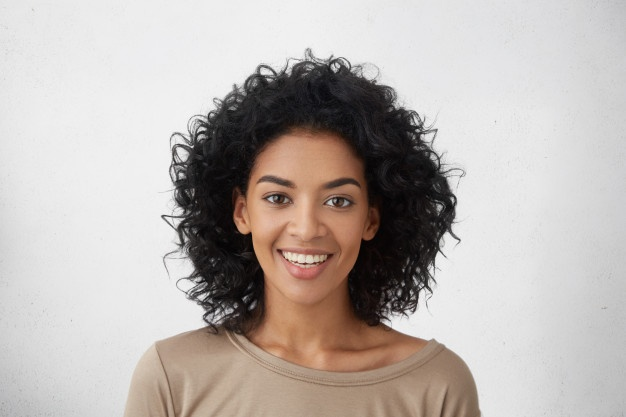
#> input picture portrait.jpg, 626 x 417 px, found by its file name
$ jupyter execute --allow-errors Cartoonifying.ipynb   (older library calls are emulated)
#> lines starting #> are read from the running program, lines starting #| are printed output that depends on the picture; after the words box and inside, x2 and y2 are one past the last pixel; in counts of white or black regions, pixels touching at a corner belong together
<a href="https://colab.research.google.com/github/hana-magdy/cartoonifying/blob/main/Cartoonifying.ipynb" target="_parent"></a>

[cell 1]
import matplotlib.pyplot as plt
import cv2
from google.colab.patches import cv2_imshow
import numpy as np
import sys
import matplotlib.image as mpimg

### Cartoonfying

[cell 2]
def Display_Images(image,grey=0):
  if grey == 0:
    plt.imshow(cv2.cvtColor(image, cv2.COLOR_BGR2RGB))
    plt.axis("off")
    plt.show()
  else:
    plt.imshow(image,cmap = "gray")
    plt.axis("off")
    plt.show()

[cell 3]
def MedianBlurrig(image,filter_size):
  blurred=cv2.medianBlur(image,filter_size)
  return blurred

[cell 4]
def Laplacian_EdgeDetection(image,filter_size):

  laplacian=cv2.Laplacian(image,cv2.CV_64F,ksize=filter_size)
  print("Edges detected with filter size = :",filter_size)
  plt.imshow(laplacian,cmap='gray', vmin=0, vmax=255)
  plt.axis("off")
  plt.show()

  ret, mask = cv2.threshold(laplacian, 127, 255, cv2.THRESH_BINARY_INV)
  print("Edges detected after thresholding with filter size = :",filter_size)
  Display_Images(mask,grey=1)
  return mask

[cell 5]
def Bilateral_Filter(image,filter_size,sigmaColor, sigmaSpace):
  bilateral = cv2.bilateralFilter(image,filter_size, sigmaColor, sigmaSpace)
  return bilateral

[cell 6]
path = r'/content/portrait.jpg'

img_BGR = cv2.imread(path)
#> img_BGR is the input picture: shape (417, 626, 3); mean B, G, R 175.4, 179.6, 187.1
print("Original Image: ")
Display_Images(img_BGR,grey=0)


gray_img = cv2.cvtColor(img_BGR, cv2.COLOR_BGR2GRAY)
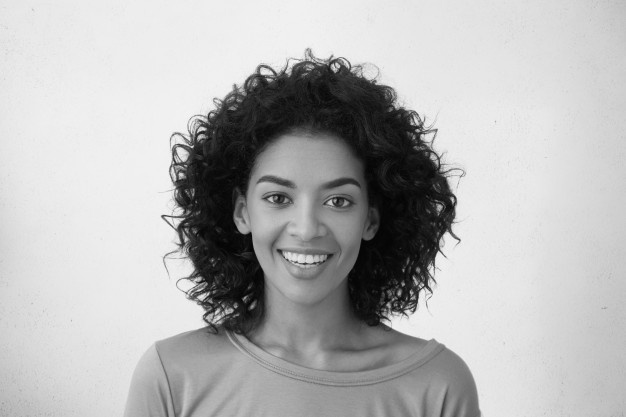
#> gray_img: shape (417, 626); min 0, max 250, mean 181.4
print("Original Image in grayscale: ")
Display_Images(gray_img,grey=1)

[cell 7]
blurred_7=MedianBlurrig(gray_img,7)
print("Image blurred with filter size = 7")
Display_Images(blurred_7,grey=1)

blurred_5=MedianBlurrig(gray_img,5)
print("Image blurred with filter size = 5")
Display_Images(blurred_5,grey=1)

[cell 8]
mask3=Laplacian_EdgeDetection(blurred_5,3)
#> in Laplacian_EdgeDetection, `laplacian=cv2.Laplacian(image,cv2.CV_64F,ksize=filter_size)`:
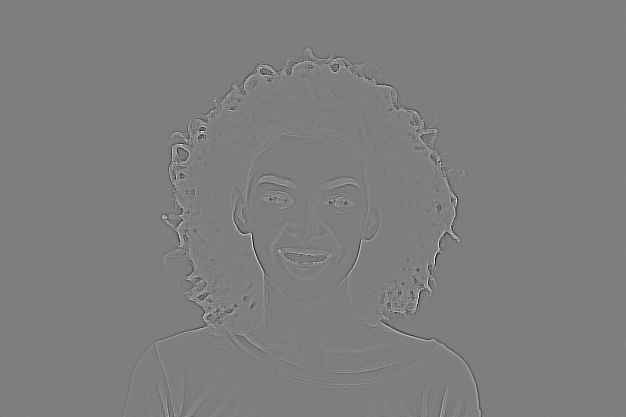
#> laplacian: shape (417, 626) float64; min -520, max 526, mean 0; drawn with min black and max white
#> in Laplacian_EdgeDetection, `ret, mask = cv2.threshold(laplacian, 127, 255, cv2.THRESH_BINARY_INV)`:
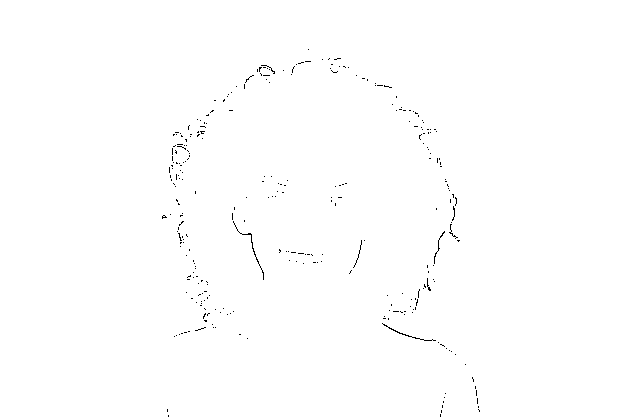
#> mask: shape (417, 626) float64; 99.6% white; black in thin lines or dots, all inside (x1, y1, x2, y2) = (162, 49, 480, 417)

mask5=Laplacian_EdgeDetection(blurred_5,5)
#> call 2 of Laplacian_EdgeDetection, with filter_size = 5
#> in Laplacian_EdgeDetection (call 2), `ret, mask = cv2.threshold(laplacian, 127, 255, cv2.THRESH_BINARY_INV)`:
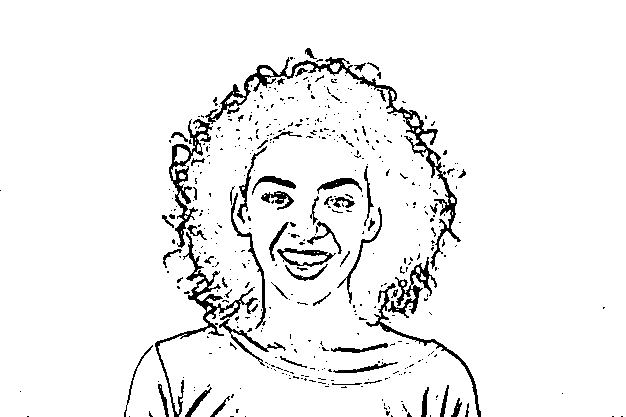
#> mask: shape (417, 626) float64; 94.2% white; 468 black regions (404 under 20 px), largest, box (x1, y1, x2, y2) and area: (205, 57, 461, 269) 2812, (155, 232, 258, 417) 1640, (169, 119, 213, 248) 1190

mask7=Laplacian_EdgeDetection(blurred_5,7)
#> call 3 of Laplacian_EdgeDetection, with filter_size = 7
#> in Laplacian_EdgeDetection (call 3), `ret, mask = cv2.threshold(laplacian, 127, 255, cv2.THRESH_BINARY_INV)`:
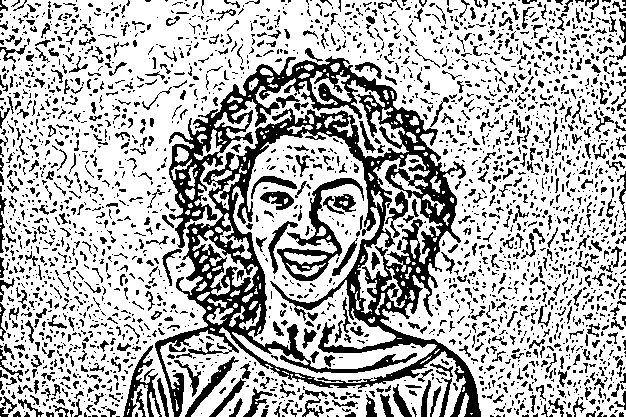
#> mask: shape (417, 626) float64; 70.9% white; 2712 black regions (2069 under 20 px), largest, box (x1, y1, x2, y2) and area: (155, 56, 481, 417) 30489, (277, 178, 364, 281) 1875, (123, 345, 162, 417) 781

edges_index = np.where(mask5 == 0)
#> edges_index = 15053 positions, rows 48 to 416, columns 0 to 622

[cell 9]
print("Bilateral filtering of size =15")
bilateral_15 = Bilateral_Filter(img_BGR,15, 150,150)
Display_Images(bilateral_15,grey=0)

print("Bilateral filtering of size =5")
bilateral_5 = Bilateral_Filter(img_BGR,5, 150,150)
Display_Images(bilateral_5,grey=0)


bilateral_5x4=bilateral_5
for i in range(0,3):
  bilateral_5x4 = Bilateral_Filter(bilateral_5x4,5, 150,150)

print("Bilateral filtering of size =5 repeated 4 times")
#> (the rest of this cell did not finish here and is left out)

[cell 10]
for i in range(len(edges_index[0])):
  bilateral_15[edges_index[0][i]][edges_index[1][i]]=0
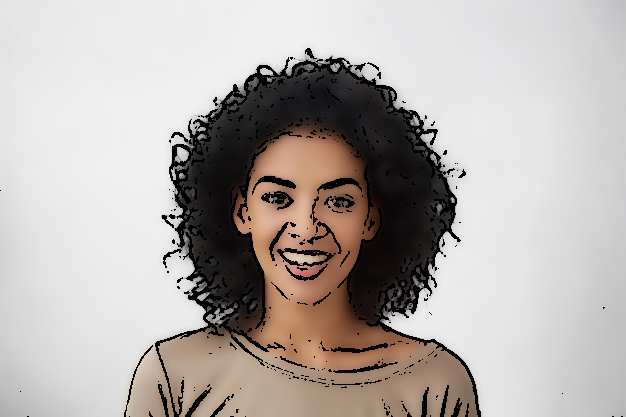
#> bilateral_15: shape (417, 626, 3); mean B, G, R 170.7, 174.5, 181

Display_Images(bilateral_15,0)

[cell 11]
for i in range(len(edges_index[0])):
  bilateral_5[edges_index[0][i]][edges_index[1][i]]=0
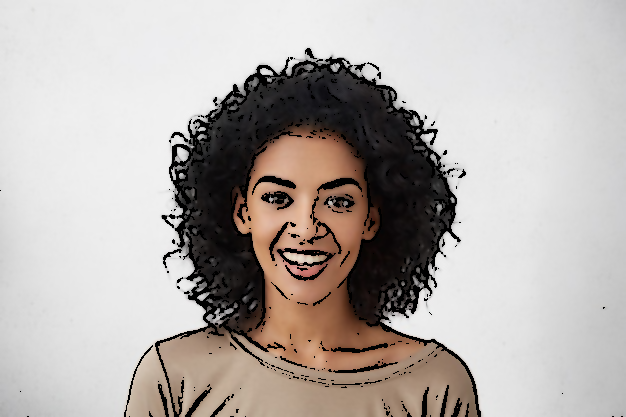
#> bilateral_5: shape (417, 626, 3); mean B, G, R 171.1, 174.8, 181.4

Display_Images(bilateral_5,0)

[cell 12]
for i in range(len(edges_index[0])):
  bilateral_5x4[edges_index[0][i]][edges_index[1][i]]=0
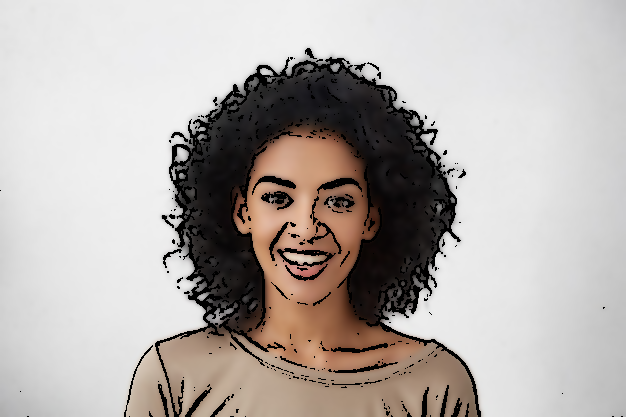
#> bilateral_5x4: shape (417, 626, 3); mean B, G, R 170.6, 174.4, 181

Display_Images(bilateral_5x4,0)
